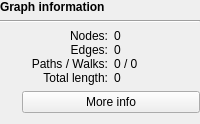
         <widget class="QWidget" name="graphDetailsWidget" native="true">
          <property name="enabled">
           <bool>true</bool>
          </property>
          <layout class="QGridLayout" name="gridLayout_6">
           <property name="leftMargin">
            <number>0</number>
           </property>
           <property name="topMargin">
            <number>0</number>
           </property>
           <property name="rightMargin">
            <number>0</number>
           </property>
           <item row="2" column="1">
            <widget class="QWidget" name="widget_14" native="true">
             <layout class="QGridLayout" name="gridLayout_4">
              <property name="leftMargin">
               <number>0</number>
              </property>
              <property name="topMargin">
               <number>0</number>
              </property>
              <property name="rightMargin">
               <number>0</number>
              </property>
              <property name="bottomMargin">
               <number>0</number>
              </property>
              <property name="verticalSpacing">
               <number>0</number>
              </property>
              <item row="1" column="0">
               <widget class="QLabel" name="label_6">
                <property name="text">
                 <string>Edges:</string>
                </property>
                <property name="alignment">
                 <set>Qt::AlignRight|Qt::AlignTrailing|Qt::AlignVCenter</set>
                </property>
               </widget>
              </item>
              <item row="1" column="1">
               <widget class="QLabel" name="edgeCountLabel">
                <property name="text">
                 <string>0</string>
                </property>
               </widget>
              </item>
              <item row="2" column="0">
               <widget class="QLabel" name="label_6p">
                <property name="text">
                 <string>Paths / Walks:</string>
                </property>
                <property name="alignment">
                 <set>Qt::AlignRight|Qt::AlignTrailing|Qt::AlignVCenter</set>
                </property>
               </widget>
              </item>
              <item row="2" column="1">
               <widget class="QLabel" name="pathAndWalkCountLabel">
                <property name="text">
                 <string>0 / 0</string>
                </property>
               </widget>
              </item>
              <item row="4" column="0">
               <widget class="QLabel" name="label_8">
                <property name="text">
                 <string>Total length:</string>
                </property>
                <property name="alignment">
                 <set>Qt::AlignRight|Qt::AlignTrailing|Qt::AlignVCenter</set>
                </property>
               </widget>
              </item>
              <item row="4" column="1">
               <widget class="QLabel" name="totalLengthLabel">
                <property name="text">
                 <string>0</string>
                </property>
               </widget>
              </item>
              <item row="0" column="1">
               <widget class="QLabel" name="nodeCountLabel">
                <property name="text">
                 <string>0</string>
                </property>
               </widget>
              </item>
              <item row="0" column="0">
               <widget class="QLabel" name="label_2">
                <property name="text">
                 <string>Nodes:</string>
                </property>
                <property name="alignment">
                 <set>Qt::AlignRight|Qt::AlignTrailing|Qt::AlignVCenter</set>
                </property>
               </widget>
              </item>
             </layout>
            </widget>
           </item>
           <item row="1" column="0" colspan="2">
            <widget class="Line" name="line_2">
             <property name="orientation">
              <enum>Qt::Horizontal</enum>
             </property>
            </widget>
           </item>
           <item row="2" column="0">
            <widget class="InfoTextWidget" name="graphInformationInfoText" native="true">
             <property name="sizePolicy">
              <sizepolicy hsizetype="Fixed" vsizetype="Fixed">
               <horstretch>0</horstretch>
               <verstretch>0</verstretch>
              </sizepolicy>
             </property>
             <property name="minimumSize">
              <size>
               <width>16</width>
               <height>16</height>
              </size>
             </property>
             <property name="toolTip">
              <string>&lt;html&gt;&lt;head/&gt;&lt;body&gt;&lt;p&gt;Node codes, edge count and total length are calculated using single nodes, not double nodes.&lt;br/&gt;&lt;br/&gt;For example, node 5+ and node 5- would only be counted once.&lt;/p&gt;&lt;/body&gt;&lt;/html&gt;</string>
             </property>
            </widget>
           </item>
           <item row="0" column="0" colspan="2">
            <widget class="QLabel" name="label_7">
             <property name="font">
              <font>
               <bold>true</bold>
              </font>
             </property>
             <property name="text">
              <string>Graph information</string>
             </property>
            </widget>
           </item>
           <item row="4" column="1">
            <widget class="QPushButton" name="moreInfoButton">
             <property name="focusPolicy">
              <enum>Qt::StrongFocus</enum>
             </property>
             <property name="text">
              <string>More info</string>
             </property>
            </widget>
           </item>
          </layout>
         </widget>
